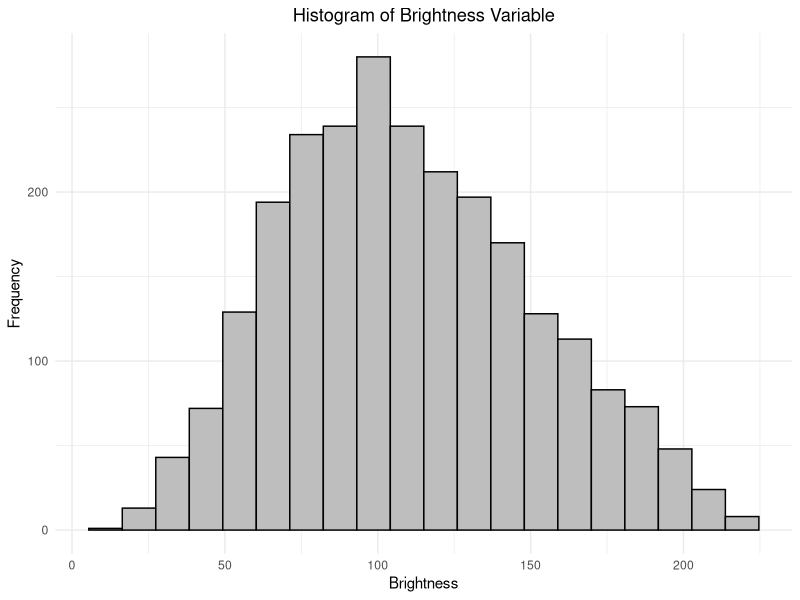
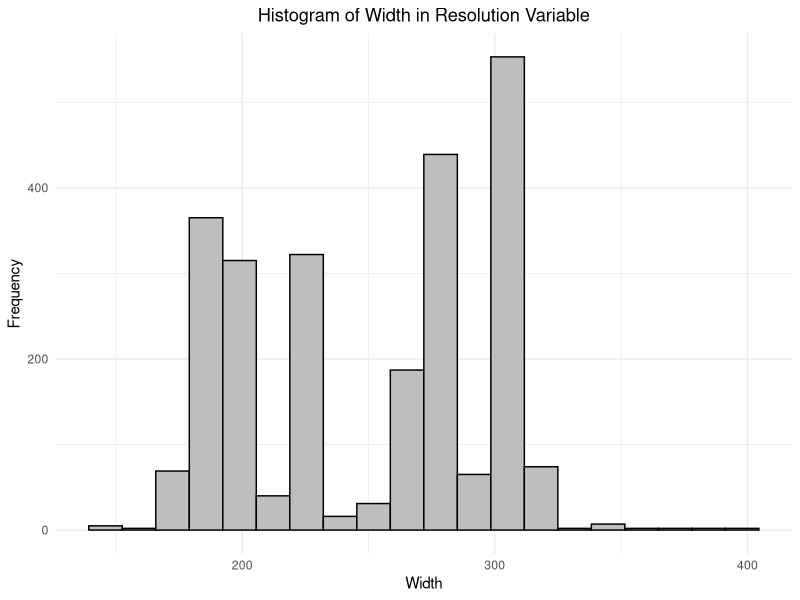
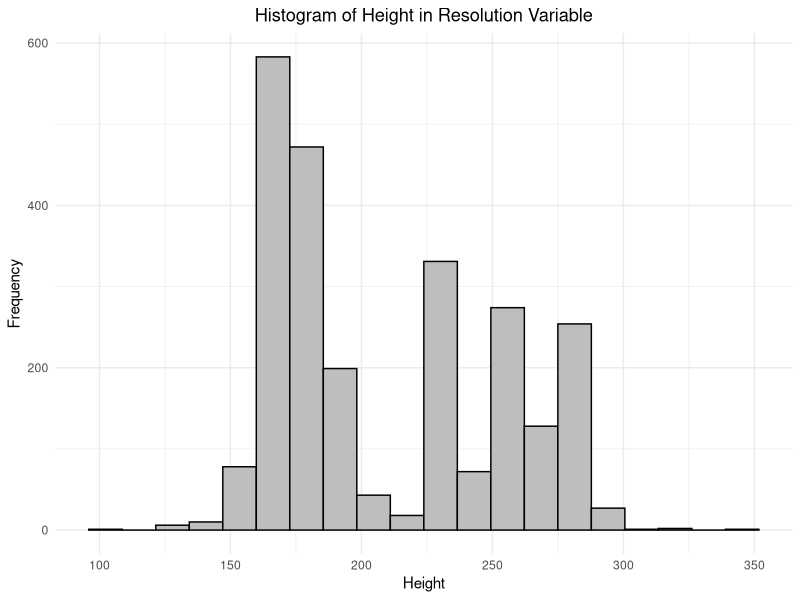
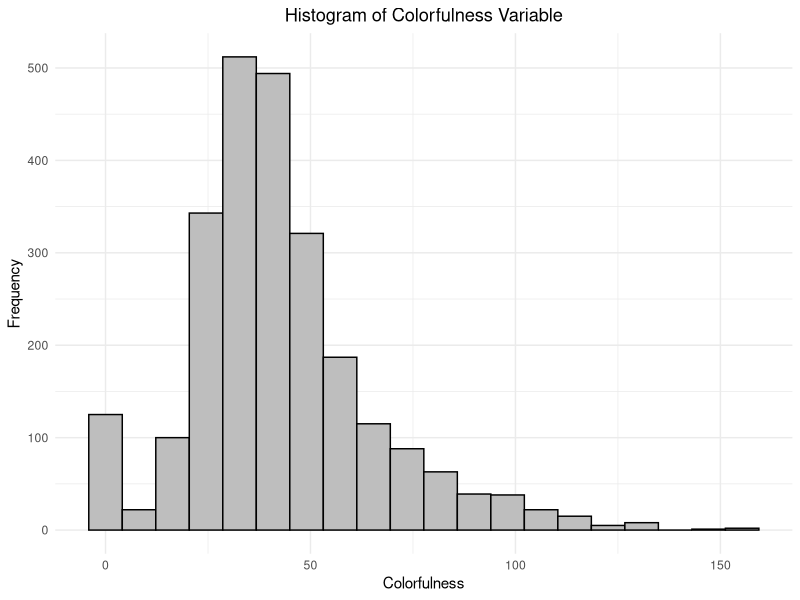

The R source for these figures, in order:

library(ggplot2)
library(dplyr)
library(tidyverse)

celeb <- read.csv("celeb_image_data.csv")

# Summary Statistics
summary(celeb)

# brightness
sd(celeb$brightness)

ggplot(celeb, aes(x = brightness)) +
  geom_histogram(bins = 20, fill = "grey", color="black") + 
  labs(title = "Histogram of Brightness Variable", 
       x = "Brightness", 
       y = "Frequency") + theme_minimal() + 
  theme(plot.title = element_text(hjust = 0.5)) 

# resolution
# first separate resolution into two columns, width and height
celeb <- celeb %>% 
  separate(resolution, into = c("width", "height"), sep = "x") %>%
  mutate(across(c(width, height), as.numeric))

# width
sd(celeb$width)
ggplot(celeb, aes(x = width)) +
  geom_histogram(bins = 20, fill = "grey", color="black") + 
  labs(title = "Histogram of Width in Resolution Variable", 
       x = "Width", 
       y = "Frequency") + theme_minimal() + 
  theme(plot.title = element_text(hjust = 0.5)) 

# height
sd(celeb$height)
ggplot(celeb, aes(x = height)) +
  geom_histogram(bins = 20, fill = "grey", color="black") + 
  labs(title = "Histogram of Height in Resolution Variable", 
       x = "Height", 
       y = "Frequency") + theme_minimal() + 
  theme(plot.title = element_text(hjust = 0.5)) 

# colorfulness
sd(celeb$colorfulness)

ggplot(celeb, aes(x = colorfulness)) +
  geom_histogram(bins = 20, fill = "grey", color="black") + 
  labs(title = "Histogram of Colorfulness Variable", 
       x = "Colorfulness", 
       y = "Frequency") + theme_minimal() + 
  theme(plot.title = element_text(hjust = 0.5)) 

